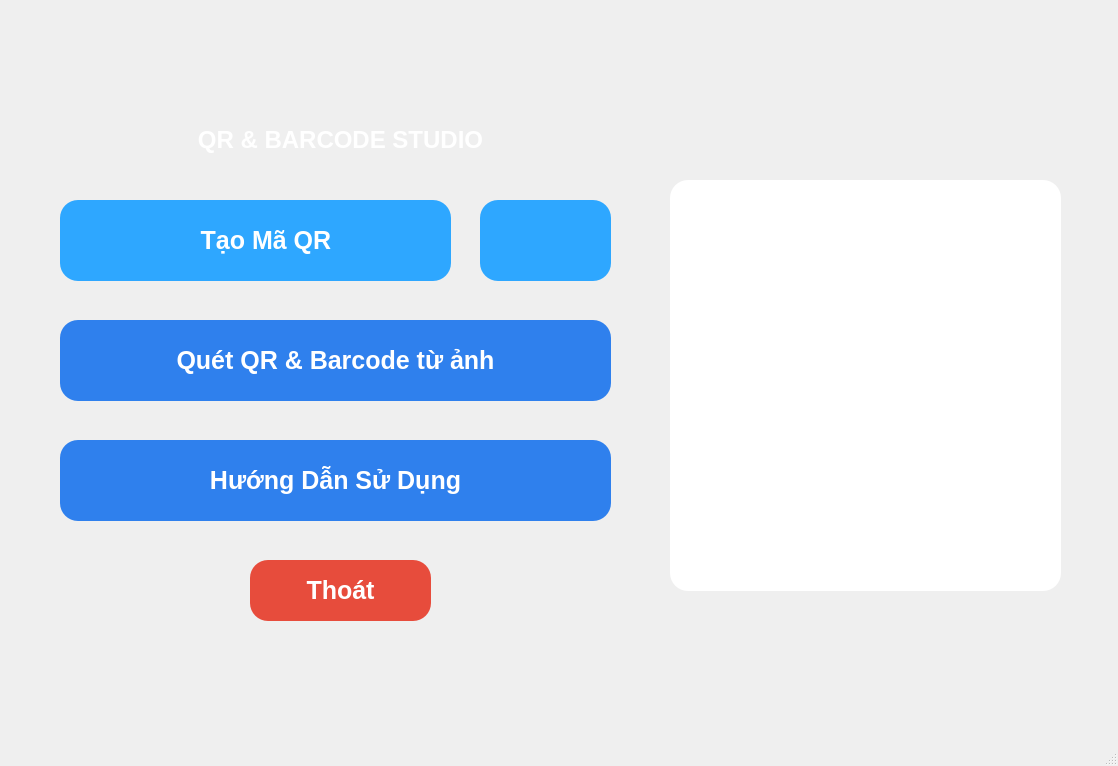
<?xml version="1.0" encoding="UTF-8"?>
<ui version="4.0">
 <class>MainWindow</class>
 <widget class="QMainWindow" name="MainWindow">
  <property name="geometry">
   <rect>
    <x>0</x>
    <y>0</y>
    <width>1118</width>
    <height>766</height>
   </rect>
  </property>
  <property name="windowTitle">
   <string>MainWindow</string>
  </property>
  <widget class="QWidget" name="centralwidget">
   <widget class="QLabel" name="label">
    <property name="geometry">
     <rect>
      <x>80</x>
      <y>110</y>
      <width>521</width>
      <height>61</height>
     </rect>
    </property>
    <property name="font">
     <font>
      <family>Arial</family>
     </font>
    </property>
    <property name="text">
     <string>&lt;html&gt;&lt;head/&gt;&lt;body&gt;&lt;p align=&quot;center&quot;&gt;&lt;span style=&quot; font-size:18pt; font-weight:600; color:#ffffff;&quot;&gt;QR &amp;amp; BARCODE STUDIO&lt;/span&gt;&lt;/p&gt;&lt;/body&gt;&lt;/html&gt;</string>
    </property>
   </widget>
   <widget class="QPushButton" name="tao_btt">
    <property name="geometry">
     <rect>
      <x>60</x>
      <y>200</y>
      <width>391</width>
      <height>81</height>
     </rect>
    </property>
    <property name="font">
     <font>
      <pointsize>-1</pointsize>
      <weight>62</weight>
      <bold>true</bold>
     </font>
    </property>
    <property name="styleSheet">
     <string notr="true">QPushButton {
    background-color: #2EA7FF;   /* xanh giống hình */
    color: #FFFFFF;              /* chữ trắng */
    border: none;
    border-radius: 18px;         /* bo tròn viên thuốc */
    padding: 6px 16px;
	font-size: 25px;
    font-weight: 500;
}
</string>
    </property>
    <property name="text">
     <string>   Tạo Mã QR</string>
    </property>
   </widget>
   <widget class="QPushButton" name="camera_btt">
    <property name="geometry">
     <rect>
      <x>480</x>
      <y>200</y>
      <width>131</width>
      <height>81</height>
     </rect>
    </property>
    <property name="styleSheet">
     <string notr="true">QPushButton {
    background-color: #2EA7FF;   /* xanh giống hình */
    color: #FFFFFF;              /* chữ trắng */
    border: none;
    border-radius: 18px;         /* bo tròn viên thuốc */
    padding: 6px 16px;
    font-weight: 500;
}</string>
    </property>
    <property name="text">
     <string/>
    </property>
   </widget>
   <widget class="QPushButton" name="anh_btt">
    <property name="geometry">
     <rect>
      <x>60</x>
      <y>320</y>
      <width>551</width>
      <height>81</height>
     </rect>
    </property>
    <property name="font">
     <font>
      <pointsize>-1</pointsize>
      <weight>62</weight>
      <bold>true</bold>
     </font>
    </property>
    <property name="styleSheet">
     <string notr="true">QPushButton {
    background-color: #2F80ED;   /* xanh dương đậm vừa, rất dễ nhìn */
    color: #FFFFFF;
    border: none;
    border-radius: 18px;
    padding: 6px 16px;
	font-size: 25px;
    font-weight: 500;
}
</string>
    </property>
    <property name="text">
     <string>Quét QR &amp;&amp; Barcode từ ảnh</string>
    </property>
   </widget>
   <widget class="QPushButton" name="huongdan_btt">
    <property name="geometry">
     <rect>
      <x>60</x>
      <y>440</y>
      <width>551</width>
      <height>81</height>
     </rect>
    </property>
    <property name="font">
     <font>
      <pointsize>-1</pointsize>
      <weight>62</weight>
      <bold>true</bold>
     </font>
    </property>
    <property name="styleSheet">
     <string notr="true">QPushButton {
    background-color: #2F80ED;   /* xanh dương đậm vừa, rất dễ nhìn */
    color: #FFFFFF;
    border: none;
    border-radius: 18px;
    padding: 6px 16px;
	font-size: 25px;
    font-weight: 500;
}
</string>
    </property>
    <property name="text">
     <string>Hướng Dẫn Sử Dụng</string>
    </property>
   </widget>
   <widget class="QPushButton" name="thoat_btt">
    <property name="geometry">
     <rect>
      <x>250</x>
      <y>560</y>
      <width>181</width>
      <height>61</height>
     </rect>
    </property>
    <property name="font">
     <font>
      <pointsize>-1</pointsize>
      <weight>62</weight>
      <bold>true</bold>
     </font>
    </property>
    <property name="styleSheet">
     <string notr="true">QPushButton {
    background-color: #E74C3C;   /* đỏ giống nút Thoát trong hình */
    color: #FFFFFF;
    border: none;
    border-radius: 18px;
    padding: 6px 16px;
	font-size: 25px;
    font-weight: 500;
}
</string>
    </property>
    <property name="text">
     <string>Thoát</string>
    </property>
   </widget>
   <widget class="QLabel" name="label_2">
    <property name="geometry">
     <rect>
      <x>0</x>
      <y>-10</y>
      <width>1131</width>
      <height>791</height>
     </rect>
    </property>
    <property name="styleSheet">
     <string notr="true">background-image: url(:/nen/nen8.png);</string>
    </property>
    <property name="text">
     <string/>
    </property>
   </widget>
   <widget class="QPushButton" name="pushButton">
    <property name="geometry">
     <rect>
      <x>670</x>
      <y>180</y>
      <width>391</width>
      <height>411</height>
     </rect>
    </property>
    <property name="styleSheet">
     <string notr="true">QPushButton {
    background-color: #FFFFFF;
    border-radius: 18px;
}


</string>
    </property>
    <property name="text">
     <string/>
    </property>
   </widget>
   <widget class="QLabel" name="label_3">
    <property name="geometry">
     <rect>
      <x>670</x>
      <y>190</y>
      <width>391</width>
      <height>261</height>
     </rect>
    </property>
    <property name="styleSheet">
     <string notr="true">image: url(:/nen/trangtriqr.png);</string>
    </property>
    <property name="text">
     <string/>
    </property>
   </widget>
   <widget class="QLabel" name="label_4">
    <property name="geometry">
     <rect>
      <x>650</x>
      <y>390</y>
      <width>431</width>
      <height>221</height>
     </rect>
    </property>
    <property name="styleSheet">
     <string notr="true">image: url(:/nen/trangtri3.png);</string>
    </property>
    <property name="text">
     <string/>
    </property>
   </widget>
   <widget class="QLabel" name="label_5">
    <property name="geometry">
     <rect>
      <x>80</x>
      <y>210</y>
      <width>101</width>
      <height>61</height>
     </rect>
    </property>
    <property name="styleSheet">
     <string notr="true">image: url(:/nen/trangtritaoqr.png);</string>
    </property>
    <property name="text">
     <string/>
    </property>
   </widget>
   <widget class="QLabel" name="label_6">
    <property name="geometry">
     <rect>
      <x>490</x>
      <y>200</y>
      <width>111</width>
      <height>81</height>
     </rect>
    </property>
    <property name="styleSheet">
     <string notr="true">image: url(:/nen/trangtriquetcamera.png);</string>
    </property>
    <property name="text">
     <string/>
    </property>
   </widget>
   <widget class="QLabel" name="label_7">
    <property name="geometry">
     <rect>
      <x>500</x>
      <y>330</y>
      <width>91</width>
      <height>61</height>
     </rect>
    </property>
    <property name="styleSheet">
     <string notr="true">image: url(:/nen/trangtriquetanh1.png);</string>
    </property>
    <property name="text">
     <string/>
    </property>
   </widget>
   <zorder>label_2</zorder>
   <zorder>tao_btt</zorder>
   <zorder>label</zorder>
   <zorder>camera_btt</zorder>
   <zorder>anh_btt</zorder>
   <zorder>huongdan_btt</zorder>
   <zorder>thoat_btt</zorder>
   <zorder>pushButton</zorder>
   <zorder>label_3</zorder>
   <zorder>label_4</zorder>
   <zorder>label_5</zorder>
   <zorder>label_6</zorder>
   <zorder>label_7</zorder>
  </widget>
  <widget class="QMenuBar" name="menubar">
   <property name="geometry">
    <rect>
     <x>0</x>
     <y>0</y>
     <width>1118</width>
     <height>26</height>
    </rect>
   </property>
  </widget>
  <widget class="QStatusBar" name="statusbar"/>
 </widget>
 <resources>
  <include location="image.qrc"/>
 </resources>
 <connections/>
</ui>
